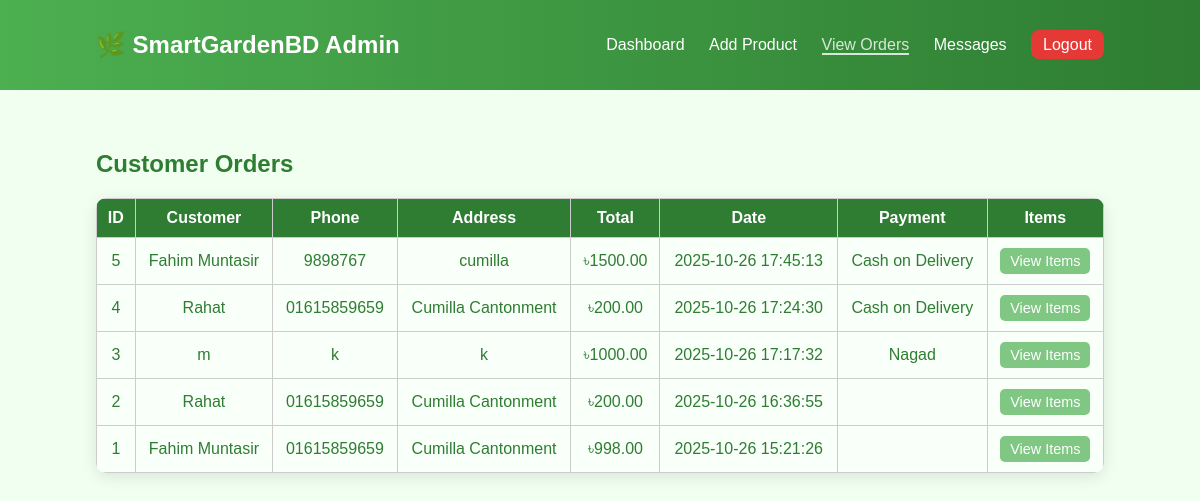
The app's page /admin/view_orders.php (signed in) with its own data.
### tables this page shows
CREATE TABLE `orders` (
  `id` int(11) NOT NULL,
  `customer_name` varchar(100) DEFAULT NULL,
  `phone` varchar(20) DEFAULT NULL,
  `address` text DEFAULT NULL,
  `payment_method` varchar(50) NOT NULL,
  `total` decimal(10,2) DEFAULT NULL,
  `order_date` datetime DEFAULT NULL
);

### admin/view_orders.php (the view, shortened to what this page needs)
<?php include '../php/db_connect.php'; ?>
<!DOCTYPE html>
<html lang="en">
<head>
  <link rel="stylesheet" href="css/admin.css">
</head>
<body>
<header class="admin-header">
  <h1>🌿 SmartGardenBD Admin</h1>
  <nav>
    <a href="index.php">Dashboard</a>
    <a href="add_product.php">Add Product</a>
    <a href="view_orders.php" class="active">View Orders</a>
    <a href="view_messages.php">Messages</a>
    <a href="../php/logout.php" class="logout-btn">Logout</a>
  </nav>
</header>
<section class="admin-content">
  <h2>Customer Orders</h2>
  <table>
    <tr>
      <th>ID</th>
      <th>Customer</th>
      <th>Phone</th>
      <th>Address</th>
      <th>Total</th>
      <th>Date</th>
      <th>Payment</th>
      <th>Items</th>
    </tr>
    <?php
    $orders = mysqli_query($conn, "SELECT * FROM orders ORDER BY id DESC");
    while ($order = mysqli_fetch_assoc($orders)) {
        $items_result = mysqli_query($conn, "SELECT * FROM order_items oi JOIN products p ON oi.product_id=p.id WHERE order_id={$order['id']}");
        $items_list = "<ul style='padding-left:15px;margin:0;'>";
        while ($item = mysqli_fetch_assoc($items_result)) {
            $items_list .= "<li>{$item['name']} (x{$item['quantity']}) - ৳{$item['subtotal']}</li>";
        }
        $items_list .= "</ul>";
        echo "
        <tr>
          <td>{$order['id']}</td>
          <td>{$order['customer_name']}</td>
          <td>{$order['phone']}</td>
          <td>{$order['address']}</td>
          <td>৳{$order['total']}</td>
          <td>{$order['order_date']}</td>
          <td>{$order['payment_method']}</td>
          <td><button class='expand-btn' onclick='toggleItems({$order['id']})'>View Items</button></td>
        </tr>
        <tr class='items-row' id='items-{$order['id']}'>
          <td colspan='8'>{$items_list}</td>
        </tr>";
    }
    ?>
  </table>
</section>
</body>
</html>

### admin/css/admin.css (style rules this page uses)
body { font-family: "Poppins", sans-serif; background: #f1fff1; margin: 0; color: #2e7d32; }
.admin-header { background: linear-gradient(90deg, #4caf50, #2e7d32); color: white; padding: 15px 8%; display: flex; align-items: center; justify-content: space-between; }
.admin-header h1 { font-size: 1.5em; }
.admin-header nav a { color: white; text-decoration: none; margin-left: 20px; font-weight: 500; transition: opacity 0.3s; }
.admin-header nav a:hover, .admin-header nav a.active { opacity: 0.8; border-bottom: 2px solid white; }
.admin-content { padding: 40px 8%; }
table { width: 100%; border-collapse: collapse; background: white; border-radius: 10px; overflow: hidden; box-shadow: 0 4px 15px rgba(0,0,0,0.1); }
th, td { padding: 12px; text-align: center; border-bottom: 1px solid #ddd; }
th { background: #c8e6c9; color: #2e7d32; }
.logout-btn { background: #e53935; color: white; padding: 6px 12px; border-radius: 8px; text-decoration: none; font-weight: 500; transition: background 0.3s; }
.admin-content h2 { margin-bottom: 15px; color: #2e7d32; }

### admin/view_orders.php (style rules this page uses)
table { width: 100%; border-collapse: collapse; margin-top: 20px; }
th, td { border: 1px solid #ccc; padding: 10px; text-align: center; }
th { background: #2e7d32; color: white; }
tr:nth-child(even) { background: #f9fff9; }
.expand-btn { background: #81c784; color: white; padding: 5px 10px; border-radius: 5px; cursor: pointer; transition: 0.3s; font-size: 0.9em; border: none; }

### records on screen
orders: id "5", customer_name "Fahim Muntasir", phone "9898767", address "cumilla", total "1500.00", order_date "2025-10-26 17:45:13", payment_method "Cash on Delivery"
orders: id "4", customer_name "Rahat", phone "01615859659", address "Cumilla Cantonment", total "200.00", order_date "2025-10-26 17:24:30", payment_method "Cash on Delivery"
orders: id "3", customer_name "m", phone "k", address "k", total "1000.00", order_date "2025-10-26 17:17:32", payment_method "Nagad"
orders: id "2", customer_name "Rahat", phone "01615859659", address "Cumilla Cantonment", total "200.00", order_date "2025-10-26 16:36:55"
orders: id "1", customer_name "Fahim Muntasir", phone "01615859659", address "Cumilla Cantonment", total "998.00", order_date "2025-10-26 15:21:26"
